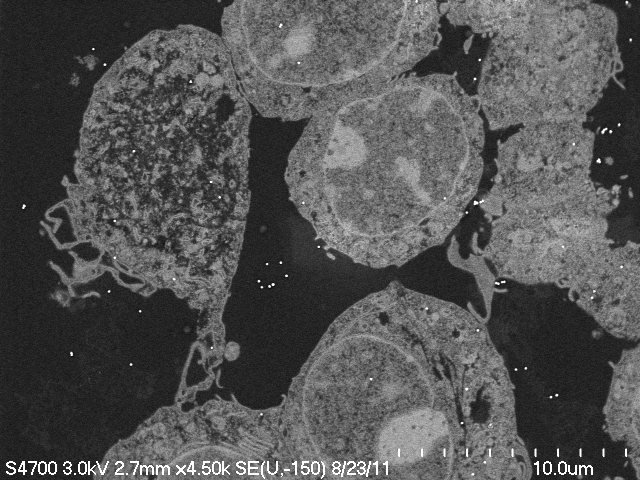
%> input picture LmRegistration/testdata/confocal_10.png, 1280 x 960 px (shown at 1/2 size)
$ octave test_script.m   (GNU Octave 9; MATLAB toolbox functions it lacks are replaced by stand-ins)
%> lines starting %> are read from the running program, lines starting %| are printed output that depends on the picture; in (x1, y1, x2, y2) boxes, pixels count from 0 and x2, y2 are one past the last pixel; in counts of white or black regions, pixels touching at a corner belong together; the program's own positions count from 1
### LmRegistration/common/extractLM.m
function outputPts = extractLM( inputImg, threshold)

% binarize image
biImg = im2bw(inputImg, threshold); %graythresh(Iconf));

% connect components
%cbiImg = bwconncomp(biImg);

% label connect components
lcbiImg = bwlabel(biImg);

% display results
%debug = 0;
%if debug == 1
%    rgb1 = label2rgb(lcbiImg);
%    figure, imshow(rgb1)
%end

% find the center of each connect component
ptssize1 = max(lcbiImg(:));

outputPts = zeros(ptssize1, 2);

for i = 1:ptssize1
    [r, c] = find(lcbiImg == i);
    if size(r,1) > 1
        outputPts(i, 1) = sum(r)/size(r,1);
        outputPts(i, 2) = sum(c)/size(c,1);
    end
end

% elimilate zeros
outputPts(find(outputPts(:,1) == 0),:) = [];
outputPts(find(outputPts(:,2) == 0),:) = [];

### LmRegistration/common/lmRegistration.m

function [matchinfo, lsmatchinfo] = lmRegistration(sourcepts, targetpts, params)
%
%lmRegistration - Landmark/Fiducial based Registraiton
%
%Input:
%       sourcepts: landmarks/fiducials in source image
%       targetpts: lamdmarks/fiducials in target image
%       params   : parameters for registration
%
%Outpup:
%       matchinfo  : registration results without least squares matching
%       lsmatchinfo: registration results with least squares matching
%       minmatchptsind: index of matched landmarks/fiducials in both image
%       minaffinematrix: affine transform matrix
%
%Author:
%       Tian Cao, Department of Computer Science, UNC-Chapel Hill
%

sourceptssize = size(sourcepts,1);
targetptssize = size(targetpts,1);
distmatrixsource = zeros(sourceptssize, sourceptssize);
distmatrixtarget = zeros(targetptssize, targetptssize);

%% generate distance matrix
% [6 lines of commented-out code are left out]

distmatrixsource = sqrt(dist2(sourcepts(:,1), sourcepts(:,1)) + ...
    dist2(sourcepts(:,2), sourcepts(:,2)));

% [6 lines of commented-out code are left out]

distmatrixtarget = sqrt(dist2(targetpts(:,1), targetpts(:,1)) + ...
    dist2(targetpts(:,2), targetpts(:,2)));

% find close neighbors for each landmark/fiducial from distance matries
closestneighborsource = zeros(sourceptssize, 3);
closestneighborsourceratio = zeros(sourceptssize, 1);
for i = 1:sourceptssize
    sourcedist = distmatrixsource(i,:);
    [~, I] = sort(sourcedist);
    closestneighborsource(i,1) = i;
    closestneighborsource(i,2) = I(2);
    closestneighborsource(i,3) = I(3);

    closestneighborsourceratio(i) = distmatrixsource(i, I(2))/distmatrixsource(i, I(3));
end

%[~, ind] = sort(distmatrixsource, 2);
%closestneighborsource(:,1:3) = ind(:,1:3);
%closestneighborsourceratio(i) = distmatrixsource(:, ind(:,2))./distmatrixsource(:, ind(:,3));

closestneighbortarget = zeros(targetptssize, 3);
closestneighbortargetratio = zeros(targetptssize, 1);
for i = 1:targetptssize
    targetdist = distmatrixtarget(i,:);
    [~, I] = sort(targetdist);
    closestneighbortarget(i,1) = i;
    closestneighbortarget(i,2) = I(2);
    closestneighbortarget(i,3) = I(3);

    closestneighbortargetratio(i) = distmatrixtarget(i, I(2))/distmatrixtarget(i, I(3));
end

%% begin registration
affinetransformResult = zeros(size(sourcepts,1)*size(targetpts,1), 9);
ptsind = 0;

if size(sourcepts,1) >= size(targetpts,1)
    validptsnum = size(targetpts,1);
else
    validptsnum = size(sourcepts,1);
end

for i = 1: size(sourcepts,1)
    for j = 1:size(targetpts,1)


        if (closestneighborsourceratio(i) <= closestneighbortargetratio(j)*(1+params.simithreshold)) ...
                && (closestneighborsourceratio(i) >= closestneighbortargetratio(j)*(1-params.simithreshold))
            A = zeros(6,6);
            B = zeros(6,1);
            %affinematrix = zeros(6,1);

            % compute affine transform matrix
            X1 = [sourcepts(closestneighborsource(i,1),2) sourcepts(closestneighborsource(i,1),1)];
            X2 = [sourcepts(closestneighborsource(i,2),2) sourcepts(closestneighborsource(i,2),1)];
            X3 = [sourcepts(closestneighborsource(i,3),2) sourcepts(closestneighborsource(i,3),1)];

            A(1,:) = [X1(1) X1(2) 0 0 1 0];
            A(2,:) = [0 0 X1(1) X1(2) 0 1];
            A(3,:) = [X2(1) X2(2) 0 0 1 0];
            A(4,:) = [0 0 X2(1) X2(2) 0 1];
            A(5,:) = [X3(1) X3(2) 0 0 1 0];
            A(6,:) = [0 0 X3(1) X3(2) 0 1];

            B(1) = targetpts(closestneighbortarget(j,1),2);
            B(2) = targetpts(closestneighbortarget(j,1),1);
            B(3) = targetpts(closestneighbortarget(j,2),2);
            B(4) = targetpts(closestneighbortarget(j,2),1);
            B(5) = targetpts(closestneighbortarget(j,3),2);
            B(6) = targetpts(closestneighbortarget(j,3),1);

            if ~(det(A)==0)
                affinematrix = A\B;
                sourceptstrans = zeros(size(sourcepts,1), size(sourcepts,2));

                % transformed source pts
                sourceptstrans(:,2) = sourcepts*[affinematrix(2) affinematrix(1)]' ...
                    + repmat(affinematrix(5),size(sourcepts,1),1);
                sourceptstrans(:,1) = sourcepts*[affinematrix(4) affinematrix(3)]' ...
                    + repmat(affinematrix(6),size(sourcepts,1),1);

                % compute dist between transformed source pts and target pts
                distpts = dist2(sourceptstrans, targetpts);

                [mindistpts, minind] = min(distpts, [], 2);
                inliernum = numel(unique(minind(find(mindistpts <= params.distthreshold^2))));
                %display([i, j, inliernum]);

                ptsind = ptsind + 1;
                affinetransformResult(ptsind, 1:2) = [i j];
                [sortedmindispts, ind] = sort(mindistpts);
                if ~params.checkinliner == 1
                    affinetransformResult(ptsind, 3) = median(sortedmindispts(1:validptsnum));
                else
                    affinetransformResult(ptsind, 3) = inliernum;
                end
                %affinetransformResult(ptsind, 3) = median(mindistpts(1:validptsnum));
                %affinetransformResult(ptsind, 3) = sortedmindispts(5);
                affinetransformResult(ptsind, 4:end) = affinematrix;
            end
        end
    end
end

affinetransformResult(find(affinetransformResult(:,1) == 0),:) = [];

if ~params.checkinliner == 1
    [~, mind] = min(affinetransformResult(:, 3), [], 1);
else
    [~, mind] = max(affinetransformResult(:, 3), [], 1);
end
%mind = 55;
%mind = 45;
matchptsind = affinetransformResult(mind, 1:2);
affinematrix = affinetransformResult(mind, 4:end);


% transformed source pts
sourceptstrans = ptsTransform( sourcepts, affinematrix);

%% computer mae and std of matching pts
matchinfo = computeMatching(sourceptstrans, targetpts, params);
matchinfo.matchsourcepts = sourcepts(matchinfo.ind, 1:2);
matchinfo.sourceptstrans = sourceptstrans;
matchinfo.affinematrix = affinematrix;
matchinfo.matchptsind = matchptsind;

%% least square affine registration

if params.leastsquares == 1

    ind = matchinfo.ind;
    indmin = matchinfo.indmin;

    % for debug
    if params.debug == 1
        % display matching pts
        matchinfo.matchsourcetranspts = sourceptstrans(ind, 1:2);
        figure
        plot(matchinfo.matchtargetpts(:, 2), matchinfo.matchtargetpts(:, 1), 'r+');
        hold on
        plot(matchinof.matchsourcetranspts(:,2), matchinof.matchsourcetranspts(:,1), 'b*');
    end

    matchptssize = size(matchinfo.matchsourcepts,1);
    A = zeros(2*matchptssize, 6);
    B = zeros(2*matchptssize, 1);

    A(1:matchptssize, :) = [matchinfo.matchsourcepts(:,2) matchinfo.matchsourcepts(:,1) zeros(matchptssize,1) ...
        zeros(matchptssize,1) ones(matchptssize,1) zeros(matchptssize,1)];
    A(matchptssize+1:end, :) = [zeros(matchptssize,1) zeros(matchptssize,1) matchinfo.matchsourcepts(:,2)...
        matchinfo.matchsourcepts(:,1) zeros(matchptssize,1) ones(matchptssize, 1)];

    B(1:matchptssize) = matchinfo.matchtargetpts(:,2);
    B(matchptssize+1:end) = matchinfo.matchtargetpts(:,1);

    if ~(det(A'*A)==0)
        minaffinematrix = (A'*A)\(A'*B);
        minmatchptsind = [ind indmin(ind)];
    else
        minaffinematrix = affinematrix;
        minmatchptsind = matchptsind;
    end

    lssourceptstrans = ptsTransform( sourcepts, minaffinematrix);

    %% compute mae and std of matching pts

    lsmatchinfo = computeMatching(lssourceptstrans, targetpts, params);
    lsmatchinfo.matchsourcepts = sourcepts(lsmatchinfo.ind, 1:2);
    %lsmatchinfo.matchtargetpts = targetpts()
    lsmatchinfo.sourceptstrans = lssourceptstrans;
    lsmatchinfo.affinematrix = minaffinematrix;
    lsmatchinfo.matchptsind = minmatchptsind;

else

    %minaffinematrix = affinematrix;
    %minmatchptsind = matchptsind;

    lsmatchinfo = matchinfo;

end

### LmRegistration/test_script.m
% ptsMatching
clc
close all
clear all

addpath('testdata');
addpath('output');
addpath('common');

% initialize parameters
params.distthreshold = 7;
params.simithreshold = 0.02;
params.checkinliner  = 1;
params.leastsquares  = 1;
params.debug = 0;

%% load two images

isource1 = imread('testdata/confocal_10.png');
%> isource1 is the input picture: size 960x1280 uint8; min 2, max 255, mean 82.8

itarget1 = imread('testdata/macrophage_goldfiducial.png');
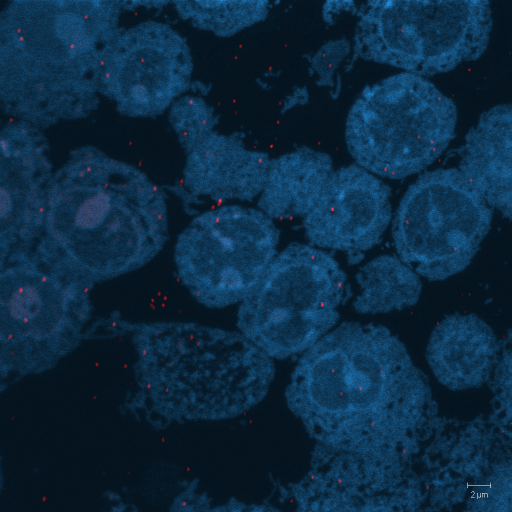
%> input picture LmRegistration/testdata/macrophage_goldfiducial.png, 1024 x 1024 px (shown at 1/2 size)
%> itarget1 is the input picture: size 1024x1024x3 uint8; mean R, G, B 11.2, 42.6, 66.6

if params.debug == 1
figure, imshow(isource1);
figure, imshow(itarget1);
end

%% preprocessing
isource = isource1(:,:,1);
itarget = itarget1(:,:,1);
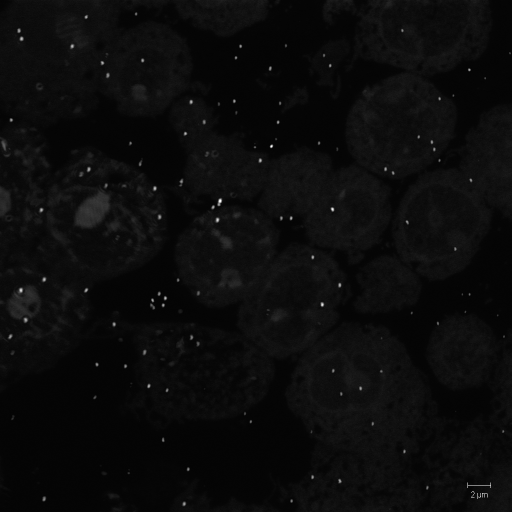
%> itarget: size 1024x1024 uint8 (shown at 1/2 size); min 4, max 255, mean 11.2

% crop the edge
%isource(end-70:end, :) = zeros(70+1, size(isource,2));
%itarget(924:1000, 926:1000) = zeros(1000-924+1,1000-926+1);

if params.debug == 1
figure, imshow(isource);
figure, imshow(itarget);
end

%% extract fiducials
% [15 lines of commented-out code are left out]
sourcepts = extractLM(isource, 225/256);
%> in extractLM, `biImg = im2bw(inputImg, threshold);`:
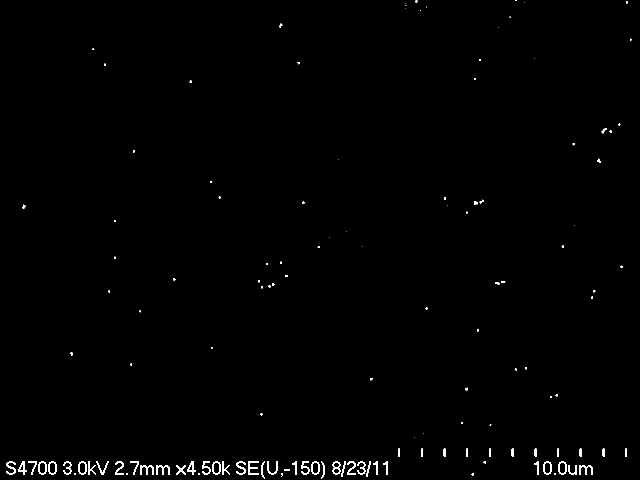
%> biImg: size 960x1280 logical (shown at 1/2 size); 0.83% white; 133 white regions (70 under 20 px), largest, box (x1, y1, x2, y2) and area: (496, 922, 518, 950) 320, (280, 930, 308, 950) 288, (312, 930, 340, 950) 288
%> in extractLM, `lcbiImg = bwlabel(biImg);`: lcbiImg: size 960x1280 double; 134 distinct labels, from 0 to 133
%> in extractLM, `ptssize1 = max(lcbiImg(:));`: ptssize1 = 133
%> the loop in extractLM, `for i = 1:ptssize1` made 133 passes
%> (r, c) on passes 12, 23, 33, 43, 59: ([98; 99; 100; 97; 98; 99; 100; 97; 98; 99; 100; 99], [186; 186; 186; 187; 187; 187; 187; 188; 188; 188; 188; 189]), ([622; 623; 624; 622; 623; 624; 625; 622; 623; 624], [280; 280; 280; 281; 281; 281; 281; 282; 282; 282]), ([695; 696; 697; 695; 696; 697; 698; 695; 696; 697], [423; 423; 423; 424; 424; 424; 424; 425; 425; 425]), ([529; 527; 528; 529; 530; 527; 528; 529; 530; 527; 528; 529], [533; 534; 534; 534; 534; 535; 535; 535; 535; 536; 536; 536]), (475, 660)
%> after the loop in extractLM, `for i = 1:ptssize1`: outputPts = 133 rows, first 12: [936.4 22.72; 936.8 45.88; 414 48.29; 932.5 66.93; 936.5 85.5; 936.5 105.5; 936.5 136.1; 708.4 143.7; 948.5 150.5; 936.5 165.5; 938 182; 98.67 187.2]
%> sourcepts = 119 rows, first 12: [936.4 22.72; 936.8 45.88; 414 48.29; 932.5 66.93; 936.5 85.5; 936.5 105.5; 936.5 136.1; 708.4 143.7; 948.5 150.5; 936.5 165.5; 938 182; 98.67 187.2]
targetpts = extractLM(itarget, graythresh(itarget));
%> call 2 of extractLM, with threshold = 0.243
%> in extractLM (call 2), `biImg = im2bw(inputImg, threshold);`:
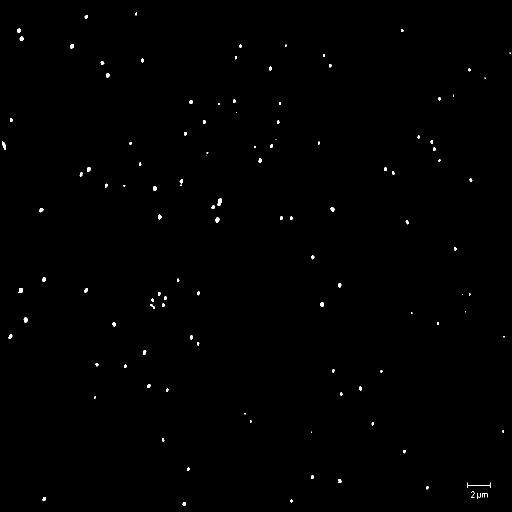
%> biImg: size 1024x1024 logical (shown at 1/2 size); 0.33% white; 115 white regions (28 under 20 px), largest, box (x1, y1, x2, y2) and area: (435, 396, 444, 412) 98, (37, 576, 46, 586) 76, (4, 283, 11, 300) 72
%> in extractLM (call 2), `lcbiImg = bwlabel(biImg);`: lcbiImg: size 1024x1024 double; 116 distinct labels, from 0 to 115
%> in extractLM (call 2), `ptssize1 = max(lcbiImg(:));`: ptssize1 = 115
%> the loop in extractLM (call 2), `for i = 1:ptssize1` made 115 passes
%> (r, c) on passes 16, 22, 41, 50, 51: ([796; 797; 794; 795; 796; 797; 794; 795; 796; 797; 794; 795], [189; 189; 190; 190; 190; 190; 191; 191; 191; 191; 192; 192]), ([371; 372; 373; 371; 372; 373; 372; 373; 372], [248; 248; 248; 249; 249; 249; 250; 250; 251]), ([371; 372; 370; 371; 372; 370; 371; 372; 371], [361; 361; 362; 362; 362; 363; 363; 363; 364]), (312, 413), ([306; 307; 305; 306; 307; 306; 307; 308; 306], [414; 414; 415; 415; 415; 416; 416; 416; 417])
%> after the loop in extractLM (call 2), `for i = 1:ptssize1`: outputPts = 115 rows, first 12: [291.5 8.49; 673.9 21.29; 240.6 23.13; 61.94 38.45; 581.5 42.21; 78.15 43.76; 640.5 51.84; 420.7 83.21; 559.5 88.88; 998.6 88.78; 93.15 144.9; 349.5 163]
%> targetpts = 114 rows, first 12: [291.5 8.49; 673.9 21.29; 240.6 23.13; 61.94 38.45; 581.5 42.21; 78.15 43.76; 640.5 51.84; 420.7 83.21; 559.5 88.88; 998.6 88.78; 93.15 144.9; 349.5 163]

% display markers
if params.debug == 1
    figure, imshow(isource1), hold on
    plot(sourcepts(:, 2), sourcepts(:, 1), 'bo', 'LineWidth', 2, 'MarkerSize', 15);
    hold off
    figure, imshow(itarget1), hold on
    plot(targetpts(:, 2), targetpts(:, 1), 'r+', 'LineWidth', 2, 'MarkerSize', 15);
    hold off
end


%% fiducial/landmark based registration

tic
[matchinfo, lsmatchinfo] = lmRegistration(sourcepts, targetpts, params);
%> the run ends on the next line
